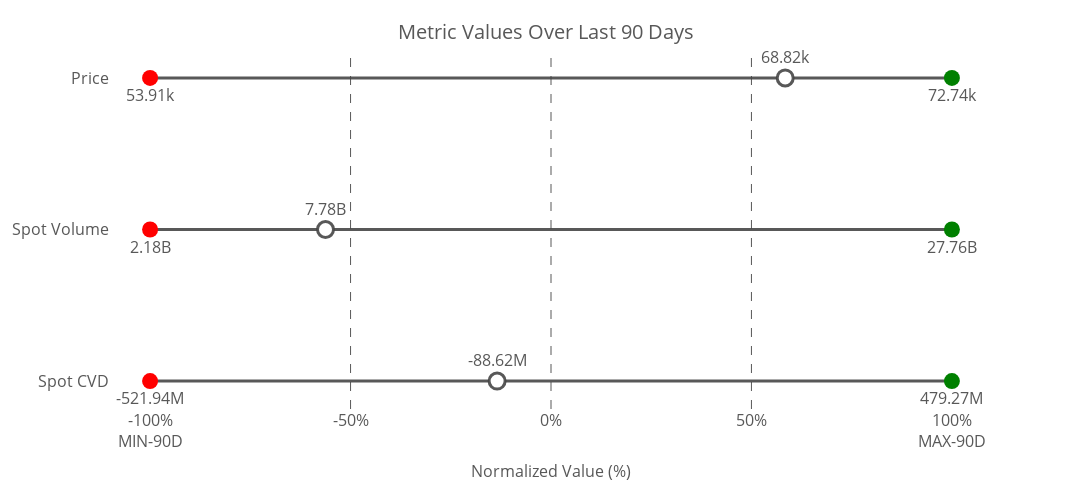

Here is the notebook cell this chart was saved with:
### Code cell
# Manually define metrics and their titles
metrics_titles = {

    'spot_cvd_sum': 'Spot CVD',
    'spot_volume_daily_sum': 'Spot Volume',
    'price_usd_close': 'Price'
    
    # Add more metrics and titles as needed
}

# Create the dot plot
fig = create_dot_plot(merged_df, metrics_titles)

# Show the plot
fig.show()

# Optionally, save the plot as an HTML file
import plotly.io as pio
pio.write_html(fig, file='normalized_spot2_raw_metrics_dot_plot.html')

### Figure 1 — Plotly figure (JSON) as saved in the notebook; plotly's stock layout.template omitted (floating-point values rounded to 4 significant figures)
{"data": [{"line": {"color": "rgba(70, 70, 70, 0.9)", "width": 3}, "mode": "lines", "showlegend": false, "x": [-100, 100], "y": ["Spot CVD", "Spot CVD"], "type": "scatter"}, {"marker": {"color": "red", "size": 16, "symbol": "circle"}, "mode": "markers+text", "name": "Spot CVD Min", "text": ["-521.94M"], "textfont": {"color": "rgba(70, 70, 70, 0.9)", "size": 16}, "textposition": "bottom center", "x": [-100], "y": ["Spot CVD"], "type": "scatter"}, {"marker": {"color": "green", "size": 16, "symbol": "circle"}, "mode": "markers+text", "name": "Spot CVD Max", "text": ["479.27M"], "textfont": {"color": "rgba(70, 70, 70, 0.9)", "size": 16}, "textposition": "bottom center", "x": [100], "y": ["Spot CVD"], "type": "scatter"}, {"marker": {"color": "white", "line": {"color": "rgba(70, 70, 70, 0.9)", "width": 3}, "size": 16, "symbol": "circle"}, "mode": "markers+text", "name": "Spot CVD Current", "text": ["-88.62M"], "textfont": {"color": "rgba(70, 70, 70, 0.9)", "size": 16}, "textposition": "top center", "x": [-13.44], "y": ["Spot CVD"], "type": "scatter"}, {"line": {"color": "rgba(70, 70, 70, 0.9)", "width": 3}, "mode": "lines", "showlegend": false, "x": [-100, 100], "y": ["Spot Volume", "Spot Volume"], "type": "scatter"}, {"marker": {"color": "red", "size": 16, "symbol": "circle"}, "mode": "markers+text", "name": "Spot Volume Min", "text": ["2.18B"], "textfont": {"color": "rgba(70, 70, 70, 0.9)", "size": 16}, "textposition": "bottom center", "x": [-100], "y": ["Spot Volume"], "type": "scatter"}, {"marker": {"color": "green", "size": 16, "symbol": "circle"}, "mode": "markers+text", "name": "Spot Volume Max", "text": ["27.76B"], "textfont": {"color": "rgba(70, 70, 70, 0.9)", "size": 16}, "textposition": "bottom center", "x": [100], "y": ["Spot Volume"], "type": "scatter"}, {"marker": {"color": "white", "line": {"color": "rgba(70, 70, 70, 0.9)", "width": 3}, "size": 16, "symbol": "circle"}, "mode": "markers+text", "name": "Spot Volume Current", "text": ["7.78B"], "textfont": {"color": "rgba(70, 70, 70, 0.9)", "size": 16}, "textposition": "top center", "x": [-56.25], "y": ["Spot Volume"], "type": "scatter"}, {"line": {"color": "rgba(70, 70, 70, 0.9)", "width": 3}, "mode": "lines", "showlegend": false, "x": [-100, 100], "y": ["Price", "Price"], "type": "scatter"}, {"marker": {"color": "red", "size": 16, "symbol": "circle"}, "mode": "markers+text", "name": "Price Min", "text": ["53.91k"], "textfont": {"color": "rgba(70, 70, 70, 0.9)", "size": 16}, "textposition": "bottom center", "x": [-100], "y": ["Price"], "type": "scatter"}, {"marker": {"color": "green", "size": 16, "symbol": "circle"}, "mode": "markers+text", "name": "Price Max", "text": ["72.74k"], "textfont": {"color": "rgba(70, 70, 70, 0.9)", "size": 16}, "textposition": "bottom center", "x": [100], "y": ["Price"], "type": "scatter"}, {"marker": {"color": "white", "line": {"color": "rgba(70, 70, 70, 0.9)", "width": 3}, "size": 16, "symbol": "circle"}, "mode": "markers+text", "name": "Price Current", "text": ["68.82k"], "textfont": {"color": "rgba(70, 70, 70, 0.9)", "size": 16}, "textposition": "top center", "x": [58.42], "y": ["Price"], "type": "scatter"}], "layout": {"shapes": [{"line": {"color": "rgba(70, 70, 70, 0.9)", "dash": "dash", "width": 1}, "type": "line", "x0": -50, "x1": -50, "xref": "x", "y0": 0, "y1": 1, "yref": "paper"}, {"line": {"color": "rgba(70, 70, 70, 0.9)", "dash": "dash", "width": 1}, "type": "line", "x0": 0, "x1": 0, "xref": "x", "y0": 0, "y1": 1, "yref": "paper"}, {"line": {"color": "rgba(70, 70, 70, 0.9)", "dash": "dash", "width": 1}, "type": "line", "x0": 50, "x1": 50, "xref": "x", "y0": 0, "y1": 1, "yref": "paper"}], "title": {"font": {"color": "rgba(70, 70, 70, 0.9)", "size": 20}, "text": "Metric Values Over Last 90 Days", "y": 0.95, "x": 0.5, "xanchor": "center", "yanchor": "top"}, "xaxis": {"title": {"font": {"color": "rgba(70, 70, 70, 0.9)", "size": 16}, "text": "Normalized Value (%)"}, "tickfont": {"color": "rgba(70, 70, 70, 0.9)", "size": 16}, "showgrid": false, "range": [-110, 110], "tickvals": [-100, -50, 0, 50, 100], "ticktext": ["-100%<br>MIN-90D", "-50%", "0%", "50%", "100%<br>MAX-90D"], "showline": false, "zeroline": false}, "yaxis": {"tickfont": {"color": "rgba(70, 70, 70, 0.9)", "size": 16}, "title": {"standoff": 35}, "tickmode": "array", "tickvals": [0, 1, 2], "ticktext": ["Spot CVD", "Spot Volume", "Price"], "side": "left", "showgrid": false}, "margin": {"l": 100, "r": 100, "t": 50, "b": 20}, "font": {"color": "rgba(70, 70, 70, 0.9)", "size": 14}, "height": 490, "width": 1200, "showlegend": false, "plot_bgcolor": "white", "paper_bgcolor": "white"}}
